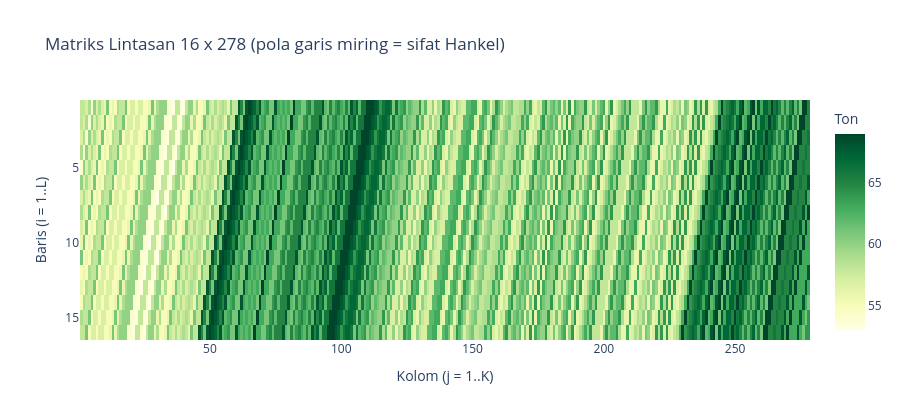

Source (notebook cell):
### Code cell
fig = px.imshow(X, aspect='auto', color_continuous_scale='YlGn',
                labels=dict(x='Kolom (j = 1..K)', y='Baris (i = 1..L)', color='Ton'),
                x=np.arange(1, K + 1), y=np.arange(1, L + 1),
                title=f'Matriks Lintasan {L} x {K} (pola garis miring = sifat Hankel)')
fig.update_traces(hovertemplate='baris %{y}, kolom %{x}<br>%{z:.0f} ton<extra></extra>')
fig.update_layout(height=420)
fig.show()

### Figure 1 — Plotly figure (JSON) as saved in the notebook; plotly's stock layout.template omitted (floating-point values rounded to 4 significant figures; data arrays with more than 128 entries replaced by an {"elided": "..."} marker saying what was removed)
{"data": [{"coloraxis": "coloraxis", "hovertemplate": "baris %{y}, kolom %{x}<br>%{z:.0f} ton<extra></extra>", "name": "0", "type": "heatmap", "x": {"elided": "278 int values"}, "xaxis": "x", "y": [1, 2, 3, 4, 5, 6, 7, 8, 9, 10, 11, 12, 13, 14, 15, 16], "yaxis": "y", "z": {"elided": "16x278 float values"}}], "layout": {"coloraxis": {"autocolorscale": false, "colorbar": {"title": {"text": "Ton"}}, "colorscale": [[0.0, "rgb(255,255,229)"], [0.125, "rgb(247,252,185)"], [0.25, "rgb(217,240,163)"], [0.375, "rgb(173,221,142)"], [0.5, "rgb(120,198,121)"], [0.625, "rgb(65,171,93)"], [0.75, "rgb(35,132,67)"], [0.875, "rgb(0,104,55)"], [1.0, "rgb(0,69,41)"]]}, "height": 420, "title": {"text": "Matriks Lintasan 16 x 278 (pola garis miring = sifat Hankel)"}, "xaxis": {"anchor": "y", "domain": [0.0, 1.0], "title": {"text": "Kolom (j = 1..K)"}}, "yaxis": {"anchor": "x", "autorange": "reversed", "domain": [0.0, 1.0], "title": {"text": "Baris (i = 1..L)"}}}}
